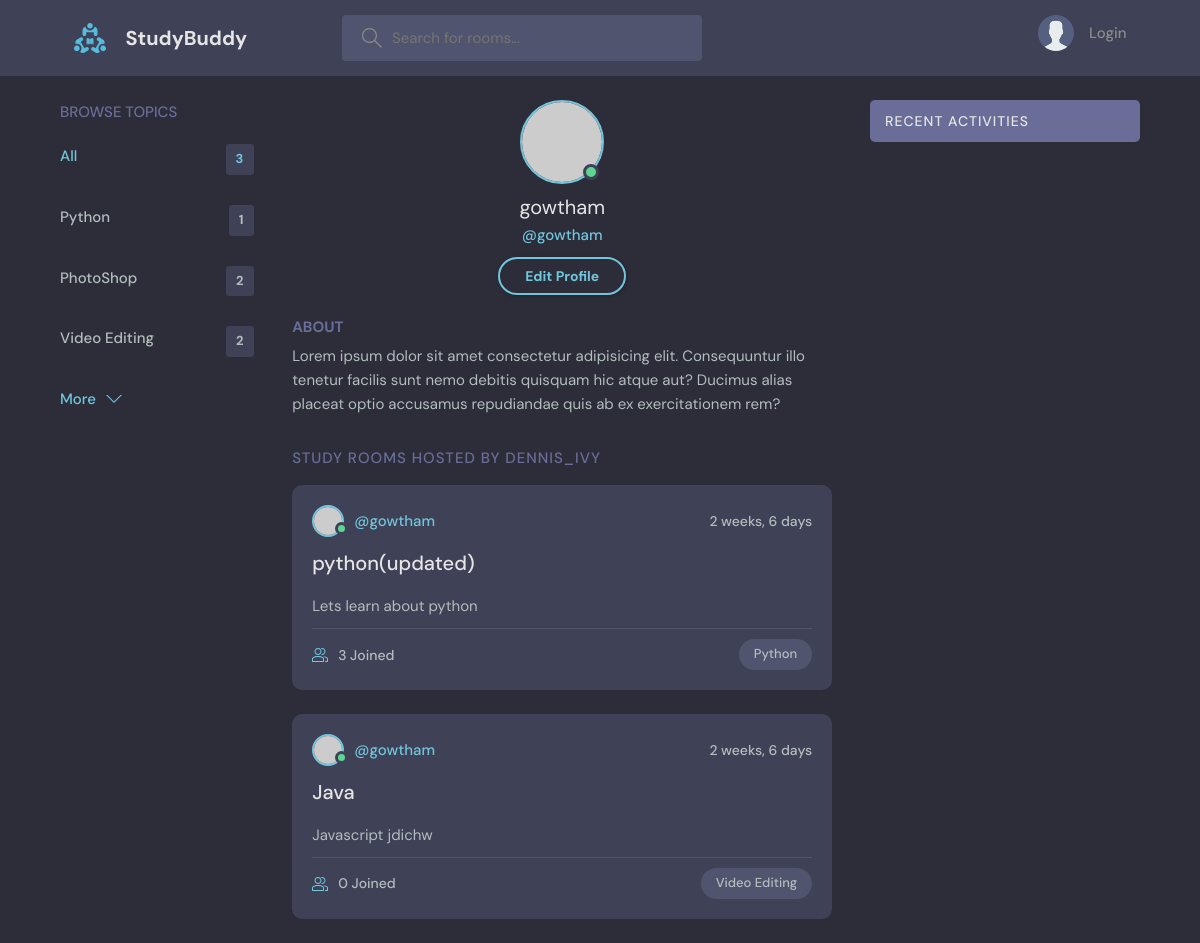
The page /profile/1 on the database as committed earlier.
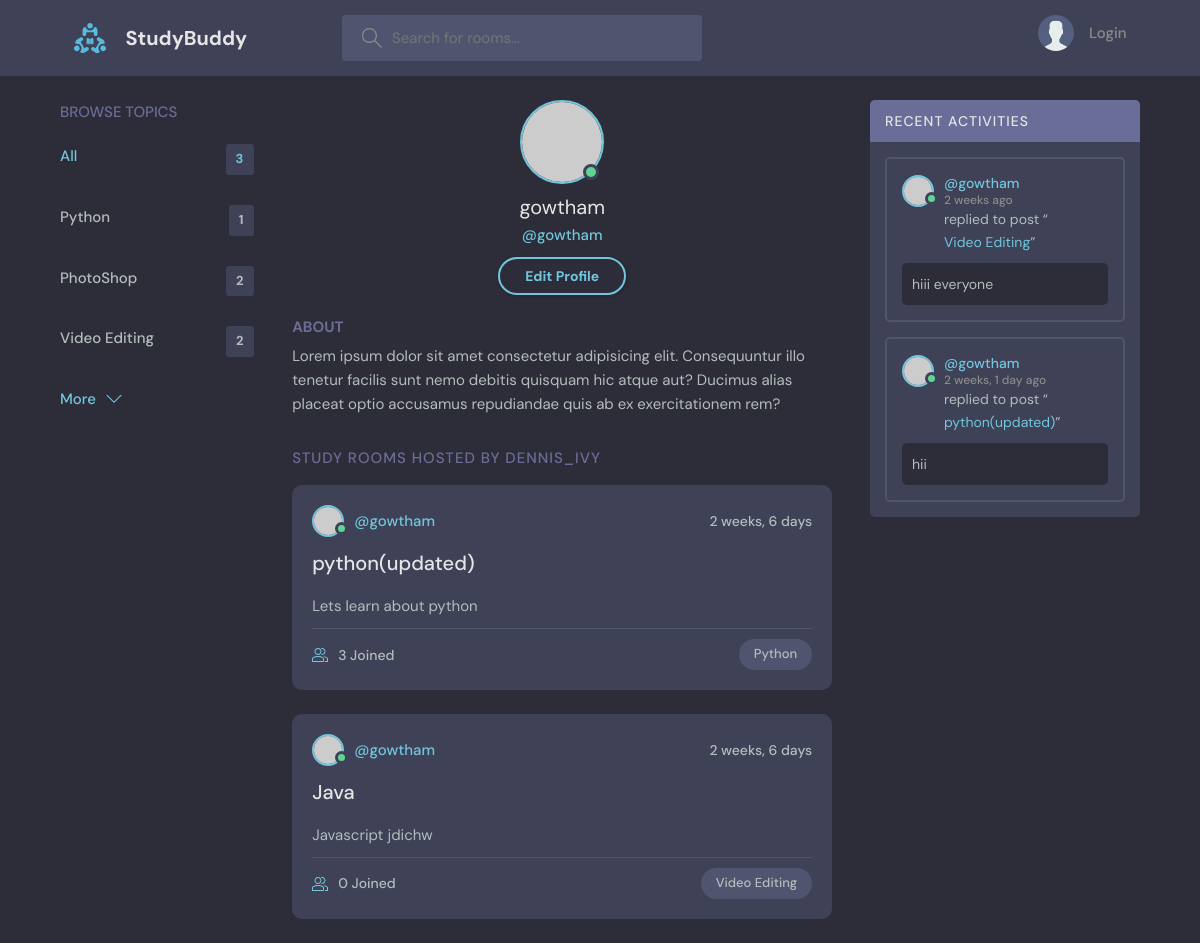
The same page on the database as committed later.
### core/models.py (models this page shows, shortened)
class Topics(models.Model):
    name = models.CharField(max_length=200)

class Room(models.Model):
    host = models.ForeignKey(User, on_delete=models.SET_NULL,null = True)
    topic = models.ForeignKey(Topics, on_delete=models.SET_NULL,null = True)
    name = models.CharField(max_length = 100)
    descriptions  = models.TextField(null=True,blank = True)
    updated = models.DateTimeField(auto_now= True)
    created = models.DateTimeField(auto_now_add=True)
    participants = models.ManyToManyField(User,related_name = 'participants',blank = True)
    class Meta:
        ordering = ['-updated','-created']
    def __str__(self):
        return self.name

class Message(models.Model):
    user = models.ForeignKey(User, on_delete= models.CASCADE)
    room = models.ForeignKey(Room, on_delete= models.CASCADE)
    body = models.TextField()
    updated = models.DateTimeField(auto_now= True)
    created = models.DateTimeField(auto_now_add=True)
    class Meta:
        ordering = ['-created']

### core/views.py (the view)
# urls.py: path('profile/<str:pk>',userProfile,name ='user-profile')
def userProfile(request,pk):
    user = User.objects.get(id=pk)
    rooms = user.room_set.all()
    topics = Topics.objects.all()
    recent_activity = user.message_set.all()
    context = {'user':user,'rooms':rooms,'topics':topics,'recent_activity':recent_activity}
    return render(request,'profile.html',context)

### core/templates/profile.html
{% extends 'main.html' %}
{% block content %}
  <main class="profile-page layout layout--3">
    <div class="container">
      {% include 'topics_component.html'%}
      <div class="roomList">
        <div class="profile">
          <div class="profile__avatar">
            <div class="avatar avatar--large active">
              <img src="https://randomuser.me/api/portraits/men/11.jpg" />
            </div>
          </div>
          <div class="profile__info">
            <h3>{{user.username}}</h3>
            <p>@{{user.username}}</p>
            <a href="edit-user.html" class="btn btn--main btn--pill">Edit Profile</a>
          </div>
          <div class="profile__about">
            <h3>About</h3>
            <p>
              Lorem ipsum dolor sit amet consectetur adipisicing elit. Consequuntur illo tenetur
              facilis sunt nemo debitis quisquam hic atque aut? Ducimus alias placeat optio
              accusamus repudiandae quis ab ex exercitationem rem?
            </p>
          </div>
        </div>
        <div class="roomList__header">
          <div>
            <h2>Study Rooms Hosted by dennis_ivy</a>
            </h2>
          </div>
        </div>
        {% include 'feed_component.html'%}
      </div>
       <div class="activities">
      {% include 'activity_component.html'%}
       </div>
    </div>
  </main>
{% endblock content %}

### core/templates/topics_component.html
 <div class="topics">
          <div class="topics__header">
            <h2>Browse Topics</h2>
          </div>
          <ul class="topics__list">
            <li>
              <a href="{% url 'home'%}" class="active">All <span>{{topics.count}}</span></a>
            </li>
            {% for topic in topics%}
            <li>
              <a href="{% url 'home'%}?q={{topic.name}}">{{topic.name}}<span>{{topic.room_set.all.count}}</span></a>
            </li>
            {%endfor%}
          </ul>
          <a class="btn btn--link" href="topics.html">
            More
            <svg version="1.1" xmlns="http://www.w3.org/2000/svg" width="32" height="32" viewBox="0 0 32 32">
              <title>chevron-down</title>
              <path d="M16 21l-13-13h-3l16 16 16-16h-3l-13 13z"></path>
            </svg>
          </a>
        </div>

### core/templates/feed_component.html (shortened to what this page needs)
{% for room in rooms %}
<div class="roomListRoom">
            <div class="roomListRoom__header">
              <a href="{% url 'user-profile' room.host.id %}" class="roomListRoom__author">
                <div class="avatar avatar--small active">
                  <img src="https://randomuser.me/api/portraits/men/11.jpg" />
                </div>
                <span>@{{room.host}}</span>
              </a>
              <div class="roomListRoom__actions">
                <span>{{room.created|timesince}}</span>
              </div>
            </div>
            <div class="roomListRoom__content">
              <a href="room/{{ room.id }}/">{{room.name}}</a>
              <p>
                {{room.descriptions}}
              </p>
            </div>
            <div class="roomListRoom__meta">
              <a class="roomListRoom__joined">
                {{room.participants.count}} Joined
              </a>
              <p class="roomListRoom__topic">{{room.topic.name}}</p>
            </div>
          </div>
{% endfor%}

### core/templates/activity_component.html (shortened to what this page needs)
 <div class="activities__header">
            <h2>Recent Activities</h2>
          </div>
         {% for message in recent_activity %}
          <div class="activities__box">
            <div class="activities__boxHeader roomListRoom__header">
              <a href="{% url 'user-profile' message.user.id %}" class="roomListRoom__author">
                <div class="avatar avatar--small active">
                  <img src="https://randomuser.me/api/portraits/men/13.jpg" />
                </div>
                <p>
                  @{{message.user}}
                  <span>{{message.created|timesince}} ago</span>
                </p>
              </a>
            </div>
            <div class="activities__boxContent">
              <p>replied to post “<a href="{%url 'room' message.room.id%}">{{message.room}}</a>”</p>
              <div class="activities__boxRoomContent">
                {{message.body}}
              </div>
            </div>
          </div>
          {% endfor %}

Rows that differ between the two databases and show on the page:
added Message: user "gowtham", created "2 weeks", room "Video Editing", body "hiii everyone"
added Message: user "gowtham", created "2 weeks, 1 day", room "python(updated)", body "hii"
